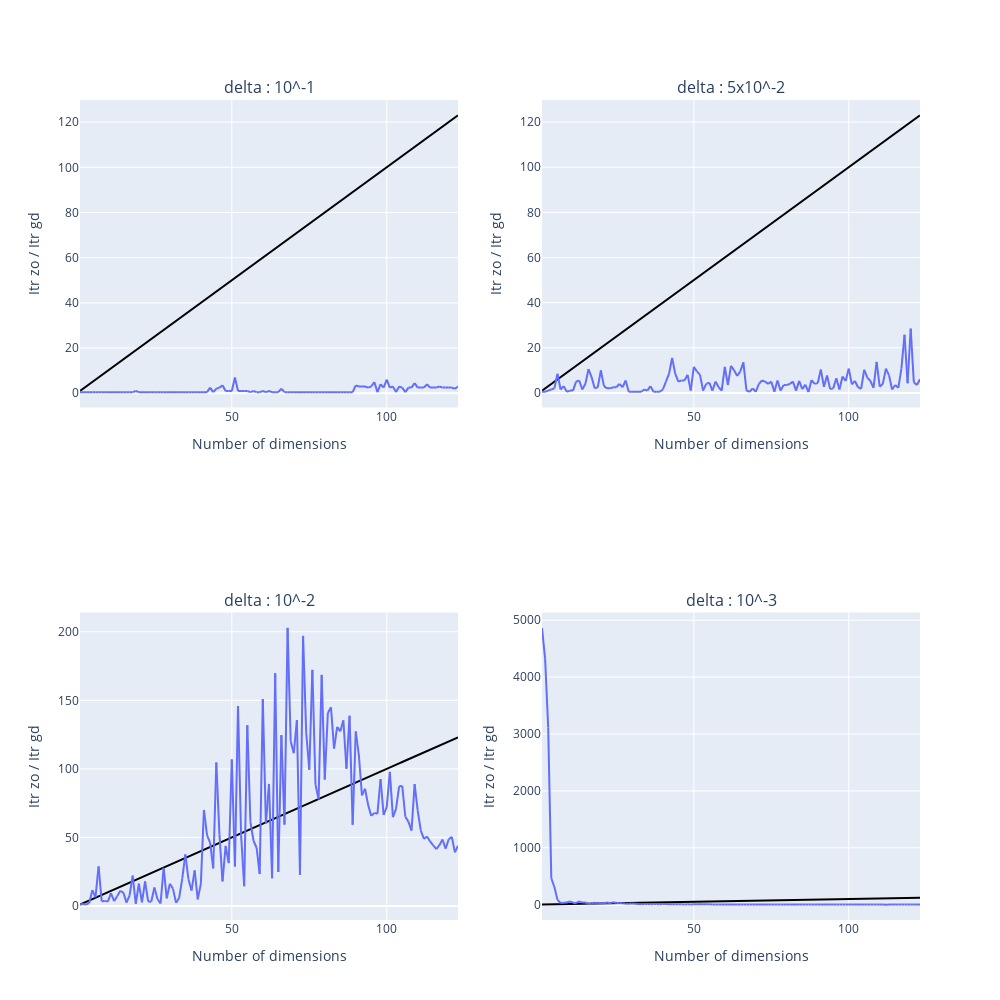

Notebook source saved alongside this figure:
### Code cell
plot_result(itr_assrs[3,:,:], itr_gd)
